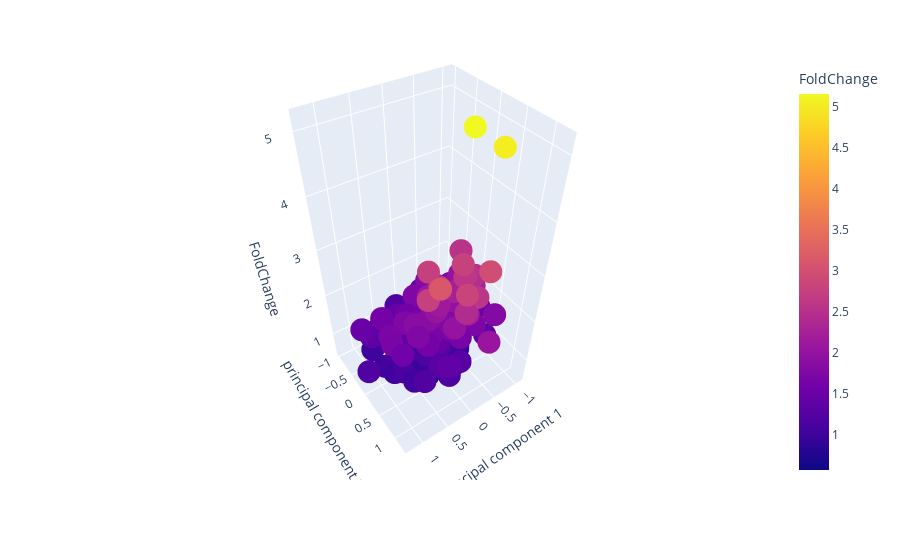

Notebook source saved alongside this figure:
### Code cell
fig = px.scatter_3d(finalDf, x='principal component 1', y='principal component 2', z='FoldChange',
              color='FoldChange')
fig.show()

### Figure 1 — Plotly figure (JSON) as saved in the notebook; plotly's stock layout.template omitted (floating-point values rounded to 4 significant figures; data arrays with more than 128 entries replaced by an {"elided": "..."} marker saying what was removed)
{"data": [{"hovertemplate": "principal component 1=%{x}<br>principal component 2=%{y}<br>FoldChange=%{marker.color}<extra></extra>", "legendgroup": "", "marker": {"color": {"elided": "176 float values"}, "coloraxis": "coloraxis", "symbol": "circle"}, "mode": "markers", "name": "", "scene": "scene", "showlegend": false, "type": "scatter3d", "x": {"elided": "176 float values"}, "y": {"elided": "176 float values"}, "z": {"elided": "176 float values"}}], "layout": {"autosize": true, "coloraxis": {"colorbar": {"title": {"text": "FoldChange"}}, "colorscale": [[0, "#0d0887"], [0.1111, "#46039f"], [0.2222, "#7201a8"], [0.3333, "#9c179e"], [0.4444, "#bd3786"], [0.5556, "#d8576b"], [0.6667, "#ed7953"], [0.7778, "#fb9f3a"], [0.8889, "#fdca26"], [1, "#f0f921"]]}, "legend": {"tracegroupgap": 0}, "margin": {"t": 60}, "scene": {"aspectmode": "auto", "aspectratio": {"x": 0.8088, "y": 0.7807, "z": 1.584}, "camera": {"center": {"x": 0, "y": 0, "z": 0}, "eye": {"x": 1.022, "y": 1.497, "z": 1.711}, "projection": {"type": "perspective"}, "up": {"x": 0, "y": 0, "z": 1}}, "domain": {"x": [0, 1], "y": [0, 1]}, "xaxis": {"title": {"text": "principal component 1"}, "type": "linear"}, "yaxis": {"title": {"text": "principal component 2"}, "type": "linear"}, "zaxis": {"title": {"text": "FoldChange"}, "type": "linear"}}}}
